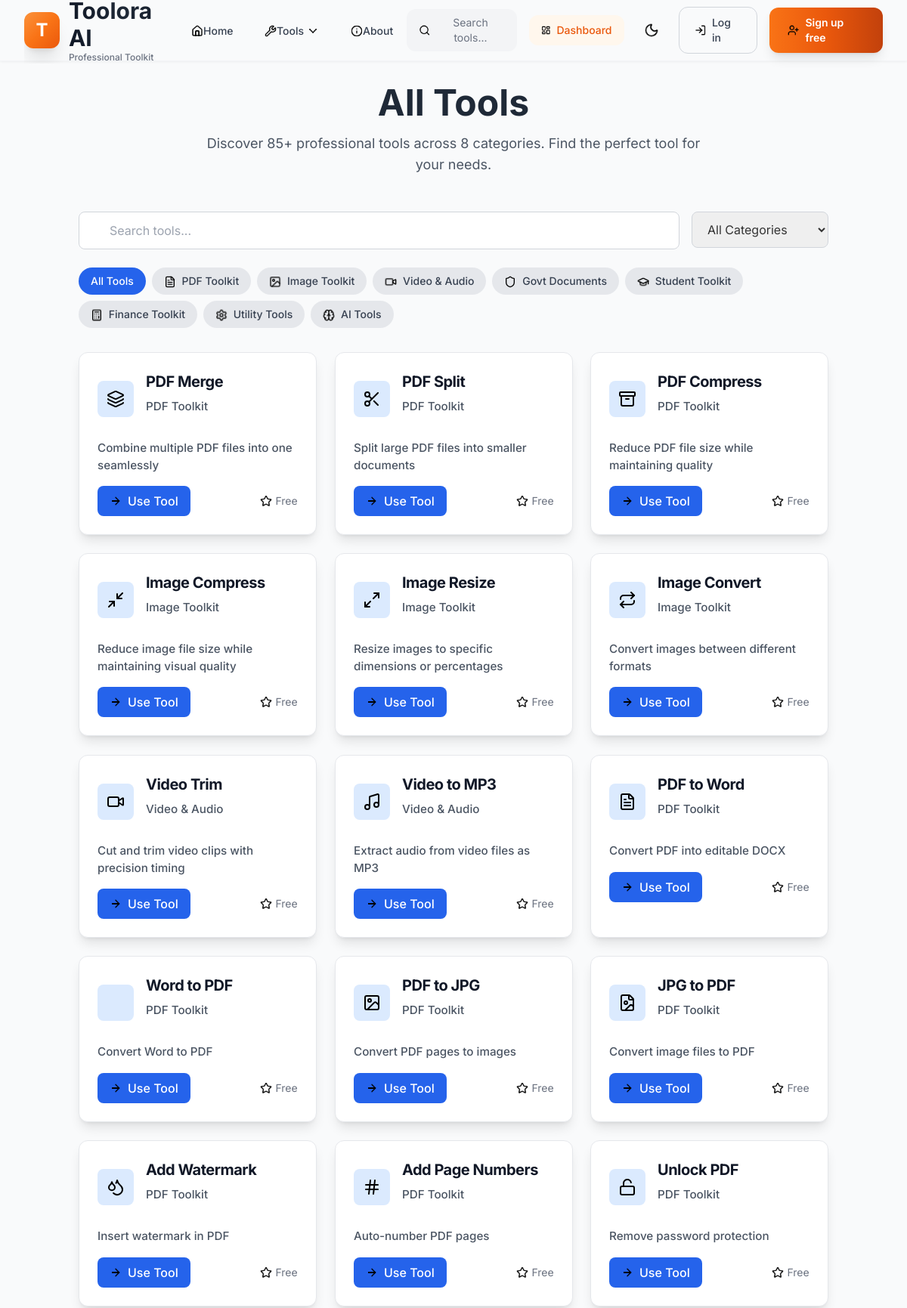
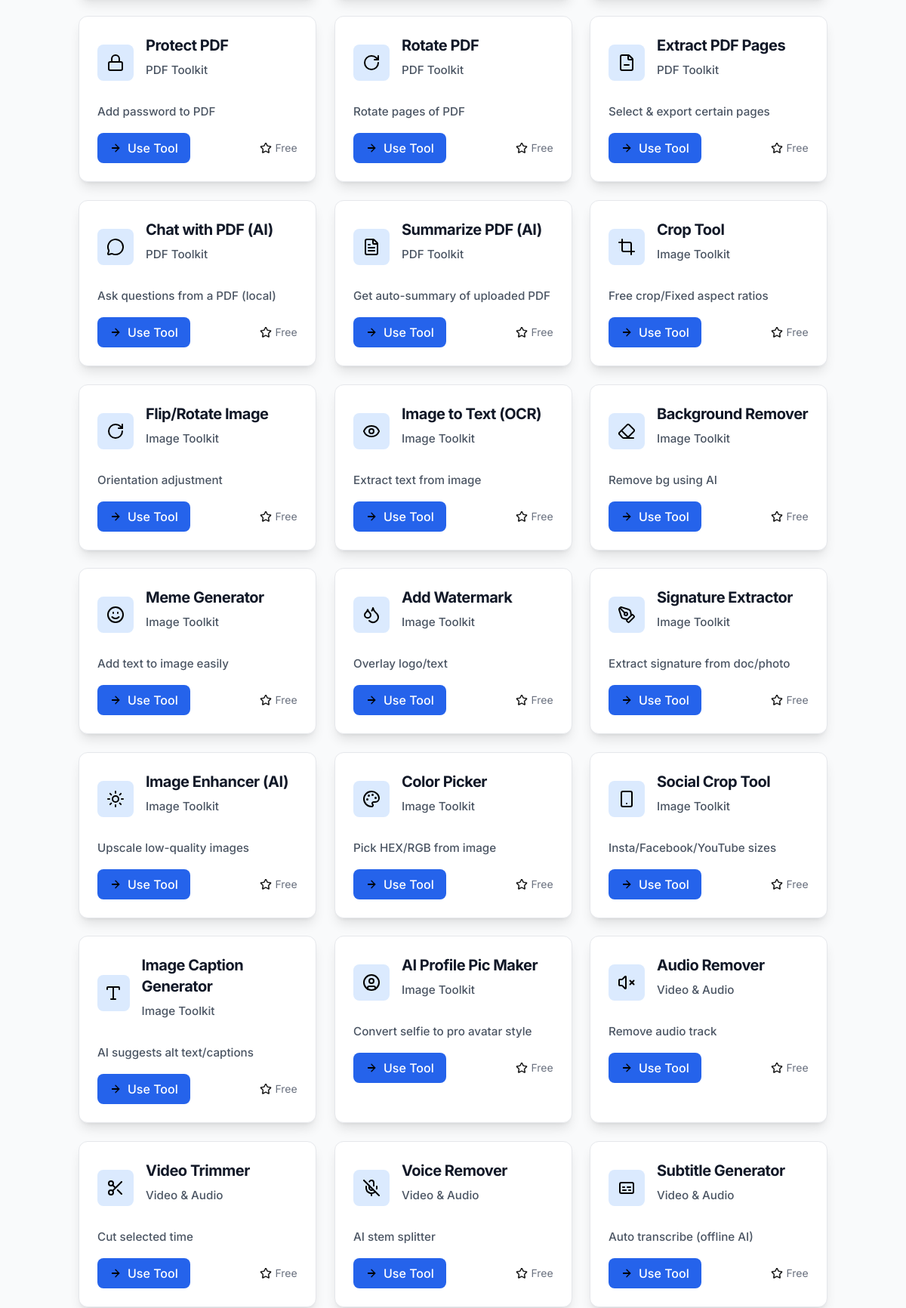
/tools/ (upper part), run on the app's committed database (2 pictures, top to bottom).
### models.py (models this page shows)
class ToolCategory(db.Model):
    __tablename__ = 'tool_categories'
    id = db.Column(db.Integer, primary_key=True)
    name = db.Column(db.String(50), nullable=False, unique=True)
    display_name = db.Column(db.String(100), nullable=False)
    icon = db.Column(db.String(50), nullable=False)
    description = db.Column(db.Text, nullable=True)
    color = db.Column(db.String(20), default='indigo')
    tool_count = db.Column(db.Integer, default=0)
    is_active = db.Column(db.Boolean, default=True)
    sort_order = db.Column(db.Integer, default=0)

class Tool(db.Model):
    __tablename__ = 'tools'
    id = db.Column(db.Integer, primary_key=True)
    name = db.Column(db.String(100), nullable=False, unique=True)
    display_name = db.Column(db.String(150), nullable=False)
    description = db.Column(db.Text, nullable=False)
    category_id = db.Column(db.Integer, db.ForeignKey('tool_categories.id'), nullable=False)
    icon = db.Column(db.String(50), nullable=False)
    is_active = db.Column(db.Boolean, default=True)
    is_premium = db.Column(db.Boolean, default=False)
    usage_count = db.Column(db.Integer, default=0)
    features = db.Column(JSON, default=lambda: [])
    file_types = db.Column(JSON, default=lambda: [])
    max_file_size_mb = db.Column(db.Integer, default=16)
    created_at = db.Column(db.DateTime, default=datetime.utcnow)
    category = db.relationship('ToolCategory', backref='tools')

### routes/tools.py (the view)
@tools_bp.route('/')
def index():
    category = request.args.get('category', 'all')
    search_query = request.args.get('search', '')
    tools_query = Tool.query.filter_by(is_active=True)
    if category != 'all':
        category_obj = ToolCategory.query.filter_by(name=category).first()
        if category_obj:
            tools_query = tools_query.filter_by(category_id=category_obj.id)
    if search_query:
        tools_query = tools_query.filter(
            Tool.display_name.ilike(f'%{search_query}%') |
            Tool.description.ilike(f'%{search_query}%')
        )
    tools = tools_query.all()
    all_categories = ToolCategory.query.filter_by(is_active=True).all()
    print(f"DEBUG: Found {len(tools)} tools")  # Debug line
    for tool in tools[:3]:
        print(f"DEBUG: Tool {tool.name} - {tool.display_name}")  # Debug line
    return render_template('tools/index.html',
                         categories=Config.TOOL_CATEGORIES,
                         tools=tools,
                         all_categories=all_categories,
                         selected_category=category,
                         search_query=search_query,
                         tool_icons=TOOL_CUSTOM_ICONS,
                         firebase_api_key=os.environ.get("FIREBASE_API_KEY", ""),
                         firebase_project_id=os.environ.get("FIREBASE_PROJECT_ID", ""),
                         firebase_app_id=os.environ.get("FIREBASE_APP_ID", ""))

### app.py (called while the page is built)
@app.context_processor
def inject_firebase_config():
    return {
        'firebase_api_key': os.environ.get("FIREBASE_API_KEY", ""),
        'firebase_project_id': os.environ.get("FIREBASE_PROJECT_ID", ""),
        'firebase_app_id': os.environ.get("FIREBASE_APP_ID", "")
    }

### templates/tools/index.html (shortened to what this page needs)
{% extends "base.html" %}
{% block content %}
<div class="container mx-auto px-4 py-8">
    <div class="text-center mb-12">
        <h1 class="text-4xl md:text-5xl font-bold text-gray-800 dark:text-white mb-4">
            All Tools
        </h1>
        <p class="text-lg text-gray-600 dark:text-gray-300 max-w-2xl mx-auto">
            Discover 85+ professional tools across 8 categories. Find the perfect tool for your needs.
        </p>
    </div>
    <div class="mb-8" x-data="{ selectedCategory: '{{ selected_category }}', searchQuery: '{{ search_query }}' }">
        <div class="flex flex-col md:flex-row gap-4 mb-6">
            <div class="flex-1">
                <div class="relative">
                    <input
                        type="text"
                        placeholder="Search tools..."
                        x-model="searchQuery"
                        @input="filterTools()"
                        class="w-full pl-10 pr-4 py-3 border border-gray-300 dark:border-gray-600 rounded-lg focus:ring-2 focus:ring-blue-500 focus:border-blue-500 dark:bg-gray-700 dark:text-white"
                    >
                </div>
            </div>
            <div class="flex-shrink-0">
                <select
                    class="px-4 py-3 border border-gray-300 dark:border-gray-600 rounded-lg focus:ring-2 focus:ring-blue-500 focus:border-blue-500 dark:bg-gray-700 dark:text-white"
                    x-model="selectedCategory"
                    @change="window.location.href = '/tools?category=' + selectedCategory"
                >
                    <option value="all">All Categories</option>
                </select>
            </div>
        </div>
        <div class="flex flex-wrap gap-2 mb-6">
            <button
                @click="window.location.href = '/tools?category=all'"
                class="px-4 py-2 rounded-full text-sm font-medium transition-colors {% if selected_category == 'all' %}bg-blue-600 text-white{% else %}bg-gray-200 dark:bg-gray-700 text-gray-700 dark:text-gray-300 hover:bg-gray-300 dark:hover:bg-gray-600{% endif %}"
            >
                All Tools
            </button>
            {% for category_id, category_data in categories.items() %}
            <button
                @click="window.location.href = '/tools?category={{ category_id }}'"
                class="px-4 py-2 rounded-full text-sm font-medium transition-colors {% if category_id == selected_category %}bg-{{ category_data.color }}-600 text-white{% else %}bg-gray-200 dark:bg-gray-700 text-gray-700 dark:text-gray-300 hover:bg-gray-300 dark:hover:bg-gray-600{% endif %}"
            >
                <i data-lucide="{{ category_data.icon }}" class="w-4 h-4 mr-1 inline"></i>
                {{ category_data.name }}
            </button>
            {% endfor %}
        </div>
    </div>
    <div id="tools-grid" class="grid grid-cols-1 md:grid-cols-2 lg:grid-cols-3 xl:grid-cols-4 gap-6">
        {% for tool in tools %}
        <div class="tool-card bg-white dark:bg-gray-800 rounded-xl shadow-lg hover:shadow-xl transition-all duration-300 hover:scale-105 border border-gray-200 dark:border-gray-700"
             data-tool="{{ tool.name }}"
             data-category="{{ tool.category.name }}">
            <div class="p-6">
                <div class="flex items-center mb-4">
                    <div class="w-12 h-12 bg-blue-100 dark:bg-blue-900 rounded-lg flex items-center justify-center">
                        <i data-lucide="{{ tool_icons.get(tool.name, tool.icon) }}" class="w-6 h-6 text-blue-600 dark:text-blue-400"></i>
                    </div>
                    <div class="ml-4">
                        <h3 class="text-lg font-semibold text-gray-800 dark:text-white">
                            {{ tool.display_name }}
                        </h3>
                        <p class="text-sm text-blue-600 dark:text-blue-400">
                            {{ tool.category.display_name }}
                        </p>
                    </div>
                </div>
                <p class="text-gray-600 dark:text-gray-300 text-sm mb-4">
                    {{ tool.description }}
                </p>
                <div class="flex justify-between items-center">
                    <a href="/tools/{{ tool.name }}"
                       class="inline-flex items-center px-4 py-2 bg-blue-600 hover:bg-blue-700 text-white font-medium rounded-lg transition-colors">
                        <i data-lucide="arrow-right" class="w-4 h-4 mr-2"></i>
                        Use Tool
                    </a>
                    <div class="flex items-center text-sm text-gray-500 dark:text-gray-400">
                        <i data-lucide="star" class="w-4 h-4 mr-1"></i>
                        {% if tool.is_premium %}Premium{% else %}Free{% endif %}
                    </div>
                </div>
            </div>
        </div>
        {% endfor %}
    </div>
</div>
{% endblock %}

### templates/base.html (shortened to what this page needs)
<!DOCTYPE html>
<html lang="en" x-data="{ darkMode: localStorage.getItem('darkMode') === 'true' }" x-init="$watch('darkMode', val => localStorage.setItem('darkMode', val))" :class="{ 'dark': darkMode }">
<head>
    <script src="https://cdn.tailwindcss.com"></script>
    <link href="https://cdn.jsdelivr.net/npm/daisyui@4.4.20/dist/full.min.css" rel="stylesheet" type="text/css" />
    <link rel="stylesheet" href="https://cdnjs.cloudflare.com/ajax/libs/animate.css/4.1.1/animate.min.css">
    <link rel="stylesheet" href="{{ url_for('static', filename='css/main.css') }}">
    <link rel="stylesheet" href="{{ url_for('static', filename='css/enhanced-design.css') }}">
    <link rel="stylesheet" href="{{ url_for('static', filename='css/icon-system.css') }}">
    <link rel="stylesheet" href="{{ url_for('static', filename='css/orange-3d-theme.css') }}">
    <link rel="stylesheet" href="{{ url_for('static', filename='css/tabs-enhancement.css') }}">
    <link rel="stylesheet" href="{{ url_for('static', filename='css/header-fix.css') }}">
</head>
<body class="font-inter bg-gradient-to-br from-gray-50 via-white to-primary-50/30 dark:from-gray-900 dark:via-gray-800 dark:to-primary-900/20 min-h-screen transition-all duration-500">
    <nav class="professional-header">
        <div class="max-w-7xl mx-auto px-4 sm:px-6 lg:px-8">
            <div class="flex justify-between items-center h-20">
                <div class="flex items-center">
                    <a href="{{ url_for('main.index') }}" class="flex items-center space-x-3 group logo-enhanced">
                        <div class="flex items-center space-x-3">
                            <div class="w-10 h-10 sm:w-12 sm:h-12 bg-gradient-to-br from-orange-400 via-orange-500 to-orange-600 rounded-xl flex items-center justify-center shadow-xl group-hover:shadow-2xl transition-all duration-300 relative overflow-hidden">
                                <span class="text-white font-bold text-xl sm:text-2xl relative z-10 group-hover:scale-110 transition-transform duration-300">T</span>
                            </div>
                            <div class="flex flex-col">
                                <span class="text-lg sm:text-3xl font-bold bg-gradient-to-r from-gray-900 via-gray-800 to-gray-900 dark:from-white dark:via-gray-100 dark:to-white bg-clip-text text-transparent group-hover:from-orange-600 group-hover:via-orange-500 group-hover:to-orange-600 transition-all duration-300">Toolora AI</span>
                                <span class="text-xs font-medium text-gray-500 dark:text-gray-400 group-hover:text-orange-500 transition-colors duration-300 hidden sm:block">Professional Toolkit</span>
                            </div>
                        </div>
                    </a>
                </div>
                <div class="hidden lg:flex items-center space-x-2">
                    <a href="{{ url_for('main.index') }}" class="professional-nav-link">
                        <i data-lucide="home" class="w-4 h-4"></i>
                        Home
                    </a>
                    <div class="relative group">
                        <a href="{{ url_for('tools.index') }}" class="professional-nav-link group">
                            <i data-lucide="wrench" class="w-4 h-4"></i>
                            Tools
                            <i data-lucide="chevron-down" class="w-4 h-4 ml-1 group-hover:rotate-180 transition-transform duration-300"></i>
                        </a>
                    </div>
                    <a href="{{ url_for('main.about') }}" class="professional-nav-link">
                        <i data-lucide="info" class="w-4 h-4"></i>
                        About
                    </a>
                </div>
                <div class="flex items-center space-x-4">
                    <button class="hidden lg:flex items-center px-4 py-2 bg-gray-100 dark:bg-gray-700 rounded-xl hover:bg-gray-200 dark:hover:bg-gray-600 transition-all duration-300 group">
                        <i data-lucide="search" class="w-4 h-4 text-gray-500 dark:text-gray-400 group-hover:text-gray-700 dark:group-hover:text-gray-200 mr-2"></i>
                        <span class="text-sm text-gray-500 dark:text-gray-400 group-hover:text-gray-700 dark:group-hover:text-gray-200">Search tools...</span>
                    </button>
                    <a href="/dashboard" class="hidden md:flex items-center px-4 py-2.5 text-sm font-medium text-orange-600 dark:text-orange-400 hover:text-orange-700 dark:hover:text-orange-300 bg-orange-50 dark:bg-orange-900/20 hover:bg-orange-100 dark:hover:bg-orange-900/30 rounded-xl transition-all duration-300 group">
                        <i data-lucide="layout-dashboard" class="w-4 h-4 mr-2 group-hover:scale-110 transition-transform duration-300"></i>
                        Dashboard
                    </a>
                    <button @click="darkMode = !darkMode" class="p-2.5 rounded-xl hover:bg-gray-100 dark:hover:bg-gray-700 transition-all duration-300 group">
                        <i data-lucide="moon" class="w-5 h-5 text-gray-600 dark:text-gray-300 group-hover:text-blue-500 group-hover:-rotate-12 transition-all duration-300" x-show="!darkMode"></i>
                    </button>
                    <a href="{{ url_for('auth.login') }}" class="hidden md:inline-flex items-center px-5 py-2.5 text-sm font-medium text-gray-700 dark:text-gray-300 hover:text-orange-600 dark:hover:text-orange-400 border border-gray-300 dark:border-gray-600 hover:border-orange-300 dark:hover:border-orange-600 rounded-xl transition-all duration-300 group">
                        <i data-lucide="log-in" class="w-4 h-4 mr-2 group-hover:translate-x-1 transition-transform duration-300"></i>
                        Log in
                    </a>
                    <a href="{{ url_for('auth.register') }}" class="hidden md:inline-flex items-center px-6 py-2.5 text-sm font-semibold text-white bg-gradient-to-r from-orange-500 via-orange-600 to-orange-700 hover:from-orange-600 hover:via-orange-700 hover:to-orange-800 rounded-xl transition-all duration-300 shadow-lg hover:shadow-xl transform hover:-translate-y-1 relative overflow-hidden group">
                        <i data-lucide="user-plus" class="w-4 h-4 mr-2 relative z-10 group-hover:scale-110 transition-transform duration-300"></i>
                        <span class="relative z-10">Sign up free</span>
                    </a>
                </div>
            </div>
        </div>
    </nav>
    <main class="main-content min-h-screen">
        {% block content %}
        {% endblock %}
    </main>
</body>
</html>

### static/css/orange-3d-theme.css (style rules this page uses)
:root { --toolora-orange-50: #fff7ed; --toolora-orange-100: #ffedd5; --toolora-orange-200: #fed7aa; --toolora-orange-300: #fdba74; --toolora-orange-400: #fb923c; --toolora-orange-500: #f97316; --toolora-orange-600: #ea580c; --toolora-orange-700: #c2410c; --toolora-orange-800: #9a3412; --toolora-orange-900: #7c2d12; --toolora-3d-shadow: 0 8px 25px rgba(234, 88, 12, 0.25); --toolora-3d-glow: 0 0 30px rgba(249, 115, 22, 0.4); }

### static/css/tabs-enhancement.css (style rules this page uses)
.professional-header { @apply bg-white/95 dark:bg-gray-900/95 backdrop-blur-lg border-b border-gray-200/50 dark:border-gray-700/50 sticky top-0 z-50; }

### data on the page
ToolCategory: name "PDF Toolkit"
ToolCategory: name "Image Toolkit"
ToolCategory: name "Video & Audio"
ToolCategory: name "Govt Documents"
ToolCategory: name "Student Toolkit"
ToolCategory: name "Finance Toolkit"
ToolCategory: name "Utility Tools"
ToolCategory: name "AI Tools"
Tool: display_name "PDF Merge", category.display_name "PDF Toolkit", description "Combine multiple PDF files into one seamlessly", is_premium "Free"
Tool: display_name "PDF Split", category.display_name "PDF Toolkit", description "Split large PDF files into smaller documents", is_premium "Free"
Tool: display_name "PDF Compress", category.display_name "PDF Toolkit", description "Reduce PDF file size while maintaining quality", is_premium "Free"
Tool: display_name "Image Compress", category.display_name "Image Toolkit", description "Reduce image file size while maintaining visual quality", is_premium "Free"
Tool: display_name "Image Resize", category.display_name "Image Toolkit", description "Resize images to specific dimensions or percentages", is_premium "Free"
Tool: display_name "Image Convert", category.display_name "Image Toolkit", description "Convert images between different formats", is_premium "Free"
Tool: display_name "Video Trim", category.display_name "Video & Audio", description "Cut and trim video clips with precision timing", is_premium "Free"
Tool: display_name "Video to MP3", category.display_name "Video & Audio", description "Extract audio from video files as MP3", is_premium "Free"
Tool: display_name "PDF to Word", category.display_name "PDF Toolkit", description "Convert PDF into editable DOCX", shows "Free"
Tool: display_name "Word to PDF", category.display_name "PDF Toolkit", description "Convert Word to PDF", shows "Free"
Tool: display_name "PDF to JPG", category.display_name "PDF Toolkit", description "Convert PDF pages to images", shows "Free"
Tool: display_name "JPG to PDF", category.display_name "PDF Toolkit", description "Convert image files to PDF", shows "Free"
Tool: display_name "Add Watermark", category.display_name "PDF Toolkit", description "Insert watermark in PDF", shows "Free"
Tool: display_name "Add Page Numbers", category.display_name "PDF Toolkit", description "Auto-number PDF pages", shows "Free"
Tool: display_name "Unlock PDF", category.display_name "PDF Toolkit", description "Remove password protection", shows "Free"
Tool: display_name "Protect PDF", category.display_name "PDF Toolkit", description "Add password to PDF", shows "Free"
Tool: display_name "Rotate PDF", category.display_name "PDF Toolkit", description "Rotate pages of PDF", shows "Free"
Tool: display_name "Extract PDF Pages", category.display_name "PDF Toolkit", description "Select & export certain pages", shows "Free"
Tool: display_name "Chat with PDF (AI)", category.display_name "PDF Toolkit", description "Ask questions from a PDF (local)", shows "Free"
Tool: display_name "Summarize PDF (AI)", category.display_name "PDF Toolkit", description "Get auto-summary of uploaded PDF", shows "Free"
Tool: display_name "Crop Tool", category.display_name "Image Toolkit", description "Free crop/Fixed aspect ratios"
Tool: display_name "Flip/Rotate Image", category.display_name "Image Toolkit", description "Orientation adjustment", shows "Free"
Tool: display_name "Image to Text (OCR)", category.display_name "Image Toolkit", description "Extract text from image", shows "Free"
Tool: display_name "Background Remover", category.display_name "Image Toolkit", description "Remove bg using AI", shows "Free"
Tool: display_name "Meme Generator", category.display_name "Image Toolkit", description "Add text to image easily", shows "Free"
Tool: display_name "Add Watermark", category.display_name "Image Toolkit", description "Overlay logo/text", shows "Free"
Tool: display_name "Signature Extractor", category.display_name "Image Toolkit", description "Extract signature from doc/photo", shows "Free"
Tool: display_name "Image Enhancer (AI)", category.display_name "Image Toolkit", description "Upscale low-quality images", shows "Free"
Tool: display_name "Color Picker", category.display_name "Image Toolkit", description "Pick HEX/RGB from image", shows "Free"
Tool: display_name "Social Crop Tool", category.display_name "Image Toolkit", description "Insta/Facebook/YouTube sizes", shows "Free"
Tool: display_name "Image Caption Generator", category.display_name "Image Toolkit", description "AI suggests alt text/captions", shows "Free"
Tool: display_name "AI Profile Pic Maker", category.display_name "Image Toolkit", description "Convert selfie to pro avatar style", shows "Free"
Tool: display_name "Audio Remover", category.display_name "Video & Audio", description "Remove audio track", shows "Free"
Tool: display_name "Video Trimmer", category.display_name "Video & Audio", description "Cut selected time", shows "Free"
Tool: display_name "Voice Remover", category.display_name "Video & Audio", description "AI stem splitter", shows "Free"
Tool: display_name "Subtitle Generator", category.display_name "Video & Audio", description "Auto transcribe (offline AI)", shows "Free"
